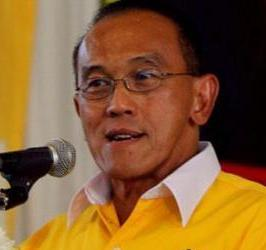
#> input picture 图像处理/三线型网络/0.jpg, 266 x 250 px
$ python me.py
#> lines starting #> are read from the running program, lines starting #| are printed output that depends on the picture; long printed decimals are rounded
import cv2
import numpy as np
import math

def re(img):
    img = cv2.cvtColor(img,cv2.COLOR_RGB2GRAY)
    return cv2.resize(img,(225,225))

def d(img ,r):
    i,j = img.shape
    sum = 0
    for i1 in range(i):
        for j1 in range(j):
            sum += np.square(img[i1][j1] - r)
    return np.abs(sum / (i*j))

img_l = cv2.imread('./0.jpg')
#> img_l is the input picture: shape (250, 266, 3); mean B, G, R 49.4, 91.8, 132.1
img_l = re(img_l)
#> in re, `return cv2.resize(img,(225,225))`:
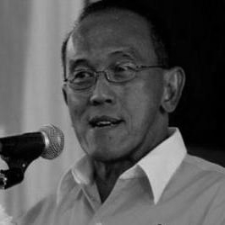
#> returned value: shape (225, 225); min 0, max 213, mean 83.6
img_ = cv2.imread('./1.jpg')
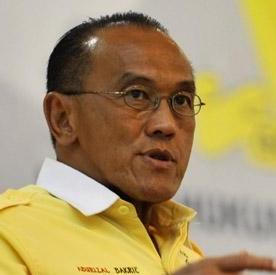
#> input picture 图像处理/三线型网络/1.jpg, 276 x 275 px
#> img_ is the input picture: shape (275, 276, 3); mean B, G, R 105.9, 149.1, 170.2
img_ = re(img_)
#> in re (call 2), `img = cv2.cvtColor(img,cv2.COLOR_RGB2GRAY)`:
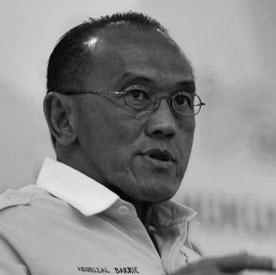
#> img: shape (275, 276); min 0, max 244, mean 138.6
img_r = cv2.imread('./3.jpg')
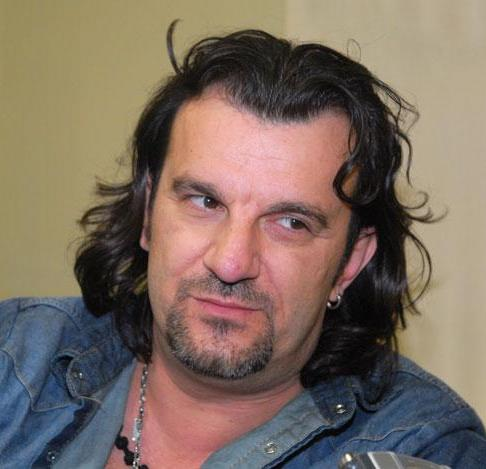
#> input picture 图像处理/三线型网络/3.jpg, 486 x 469 px
#> img_r is the input picture: shape (469, 486, 3); mean B, G, R 96.6, 108.4, 125
img_r = re(img_r)
#> in re (call 3), `img = cv2.cvtColor(img,cv2.COLOR_RGB2GRAY)`:
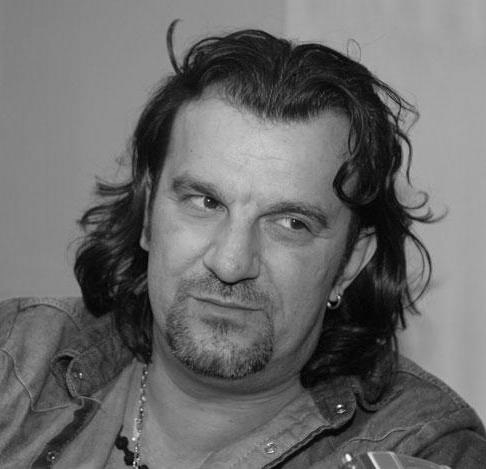
#> img: shape (469, 486); min 0, max 254, mean 106.8

img_l_ = img_l - img_
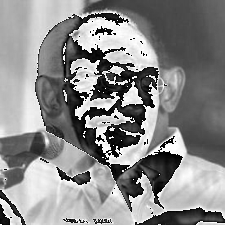
#> img_l_: shape (225, 225); min 0, max 255, mean 137.9
img_r_ = img_r - img_
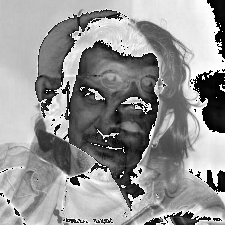
#> img_r_: shape (225, 225); min 0, max 255, mean 148.4

al = np.mean(img_l_)
#> al = 137.9
ar = np.mean(img_r_)
#> ar = 148.4

dl = d(img_l_,al)
#> after the loop in d, `for i1 in range(i):`: sum = 310516189.7
#> dl = 6133.7
dr = d(img_r_,ar)
#> dr = 5569.7
print(dl,dr)
#| 6133.653 5569.734
cv2.imshow('0',img_r_)
cv2.imshow('1',img_l_)
cv2.waitKey(0)
cv2.destroyAllWindows()
